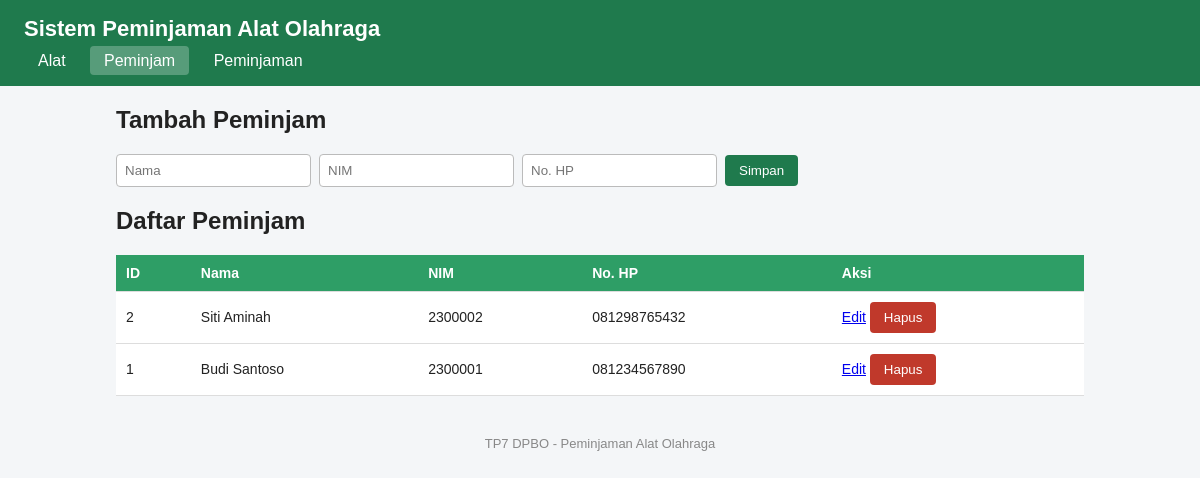
/index.php?page=borrowers, run on the app's committed database.
### tables this page shows
CREATE TABLE borrowers (
    id INT AUTO_INCREMENT PRIMARY KEY,
    name VARCHAR(100) NOT NULL,
    nim VARCHAR(20) NOT NULL UNIQUE,
    phone VARCHAR(15)
);

### index.php (called while the page is built, shortened)
<?php
require_once 'class/Borrower.php';
$db = (new Database())->getConnection();
$borrower  = new Borrower($db);
$page = $_GET['page'] ?? 'equipment';
$editData = null;
include 'view/header.php';
include 'view/' . $page . '.php';
include 'view/footer.php';

### class/Borrower.php (called while the page is built, shortened)
<?php
class Borrower
{
    private $db;
    public function __construct($db)
    {
        $this->db = $db;
    }
    public function getAllBorrowers() {
        $stmt = $this->db->prepare("SELECT * FROM borrowers ORDER BY id DESC");
        $stmt->execute();
        return $stmt->fetchAll();
    }
}

### view/borrowers.php (the view, shortened to what this page needs)
<h2><?= $editData ? 'Edit Peminjam' : 'Tambah Peminjam' ?></h2>
<form method="post" action="index.php?page=borrowers">
    <input type="text" name="name" placeholder="Nama" required value="<?= e($editData['name'] ?? '') ?>">
    <input type="text" name="nim" placeholder="NIM" required value="<?= e($editData['nim'] ?? '') ?>">
    <input type="text" name="phone" placeholder="No. HP" value="<?= e($editData['phone'] ?? '') ?>">
    <button type="submit"><?= $editData ? 'Update' : 'Simpan' ?></button>
</form>
<h2>Daftar Peminjam</h2>
<table>
    <tr><th>ID</th><th>Nama</th><th>NIM</th><th>No. HP</th><th>Aksi</th></tr>
    <?php foreach ($borrower->getAllBorrowers() as $row): ?>
    <tr>
        <td><?= e($row['id']) ?></td>
        <td><?= e($row['name']) ?></td>
        <td><?= e($row['nim']) ?></td>
        <td><?= e($row['phone']) ?></td>
        <td>
            <a href="index.php?page=borrowers&edit=<?= e($row['id']) ?>">Edit</a>
            <form method="post" action="index.php?page=borrowers" class="inline" onsubmit="return confirm('Hapus peminjam ini?')">
                <button type="submit" class="danger">Hapus</button>
            </form>
        </td>
    </tr>
    <?php endforeach; ?>
</table>

### style.css (style rules this page uses)
* { box-sizing: border-box; }
body { font-family: Arial, sans-serif; margin: 0; background: #f4f6f8; color: #222; }
form { margin-bottom: 20px; display: flex; flex-wrap: wrap; gap: 8px; align-items: center; }
form.inline { display: inline; margin: 0; }
input, select { padding: 8px; border: 1px solid #bbb; border-radius: 4px; }
button { padding: 8px 14px; background: #1f7a4d; color: #fff; border: 0; border-radius: 4px; cursor: pointer; }
button.danger { background: #c0392b; }
table { width: 100%; border-collapse: collapse; background: #fff; }
th, td { padding: 10px; border-bottom: 1px solid #ddd; text-align: left; font-size: 14px; }
th { background: #2e9e66; color: #fff; }

### data on the page
borrowers: id "2", name "Siti Aminah", nim "2300002", phone "081298765432"
borrowers: id "1", name "Budi Santoso", nim "2300001", phone "081234567890"
